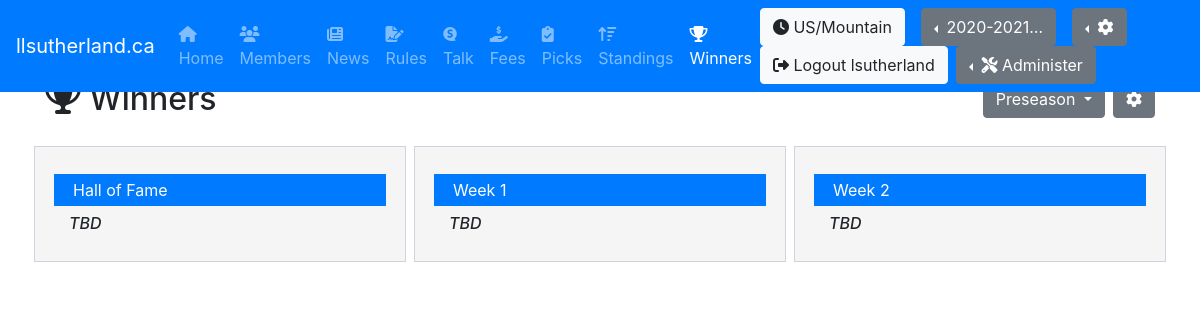
Page /winners/ (signed in) on the earlier database version.
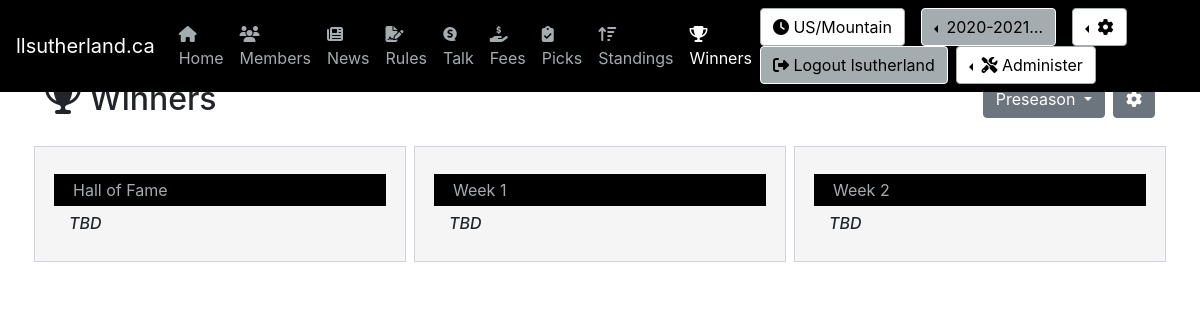
Same page on the later database version.
### pool/models.py (models this page shows, shortened)
class CustomUser(AbstractUser):
    US_EST = 'US/Eastern'
    TZS = [
        ('US/Alaska', 'US/Alaska'),
        ('US/Arizona','US/Arizona'),
        ('US/Central','US/Central'),
        (US_EST,'US/Eastern'),
        ('US/Hawaii','US/Hawaii'),
        ('US/Mountain','US/Mountain'),
        ('US/Pacific','US/Pacific'),
        ('Europe/Amsterdam','Europe/Amsterdam'),
        ('Europe/Athens','Europe/Athens'),
        ('Europe/Belgrade','Europe/Belgrade'),
        ('Europe/Berlin','Europe/Berlin'),
        ('Europe/Brussels','Europe/Brussels'),
        ('Europe/Bucharest','Europe/Bucharest'),
        ('Europe/Budapest','Europe/Budapest'),
        ('Europe/Copenhagen','Europe/Copenhagen'),
        ('Europe/Dublin','Europe/Dublin'),
        ('Europe/Gibraltar','Europe/Gibraltar'),
        ('Europe/Helsinki','Europe/Helsinki'),
        ('Europe/Istanbul','Europe/Istanbul'),
        ('Europe/Kiev','Europe/Kiev'),
        ('Europe/Lisbon','Europe/Lisbon'),
        ('Europe/London','Europe/London'),
        ('Europe/Luxembourg','Europe/Luxembourg'),
        ('Europe/Madrid','Europe/Madrid'),
        ('Europe/Malta','Europe/Malta'),
        ('Europe/Moscow','Europe/Moscow'),
        ('Europe/Oslo','Europe/Oslo'),
        ('Europe/Paris','Europe/Paris'),
        ('Europe/Prague','Europe/Prague'),
        ('Europe/Rome','Europe/Rome'),
        ('Europe/Sarajevo','Europe/Sarajevo'),
        ('Europe/Stockholm','Europe/Stockholm'),
        ('Europe/Vienna','Europe/Vienna'),
        ('Europe/Volgograd','Europe/Volgograd'),
        ('Europe/Warsaw','Europe/Warsaw'),
        ('Europe/Zurich','Europe/Zurich')
    ]
    username_validator = MyValidator()
    username = models.CharField(
        _('username'),
        max_length=150,
        unique=True,
        help_text=_('Required. 150 characters or fewer. Names and numbers only.'),
        validators=[username_validator],
            error_messages={
            'unique': _("A user with that username already exists."),
        },
    )
    mobile = models.CharField(max_length=20, blank=True, null=True)
    image = models.ImageField(upload_to='profile_image', blank=True, null=True)
    favorite_team = models.ForeignKey(Team, on_delete=models.CASCADE, blank=True, null=True)
    timezone = models.CharField(max_length=50, blank=False, null=False, default=US_EST, choices=TZS)

class Season(models.Model):
    name = models.CharField(max_length=50, blank=False, null=False)
    effective_date = models.DateField(blank=False, null=False)
    effective_end_date = models.DateField(blank=False, null=False)
    is_active = models.BooleanField(default=True)

class Winner(models.Model):
    user = models.ForeignKey(CustomUser, on_delete=models.CASCADE, blank=True, null=True)
    week = models.ForeignKey(Week, on_delete=models.CASCADE, blank=True, null=True)
    message = models.TextField(max_length=250, blank=True, null=True)

class Week(models.Model):
    name = models.CharField(max_length=50, blank=False, null=False)
    effective_date = models.DateField(blank=False, null=False)
    effective_end_date = models.DateField(blank=False, null=False)
    is_active = models.BooleanField(default=False)
    week_type = models.ForeignKey(WeekType, on_delete=models.CASCADE, null=False)
    season = models.ForeignKey(Season, on_delete=models.CASCADE, null=False)

### pool/views.py (the view)
# urls.py: path('winners/', WinnersView.as_view(), name='winners'),
class WinnersView(LoginRequiredMixin, ListView):
    template_name = 'winners/winners.html'
    def get(self, request):
        if not 'selected_week_type_id' in request.session:
            selected_week_type_id = 1
            request.session['selected_week_type_id'] = 1
        else:
            selected_week_type_id = request.session['selected_week_type_id']
        args = get_winners_args(request, selected_week_type_id)
        return render(request, self.template_name, args)

### pool/views.py (called while the page is built)
def get_current(request):
    current_season = None
    current_week = None
    seasons = []
    prefs = None
    request.session['django_timezone'] = request.user.timezone
    try:
        current_season = get_current_season(request)
        current_week = get_current_week(request)
        seasons = get_seasons()
        prefs = get_preferences(request)
    except Exception as e:
        print(e)
    return {
        'preferences' : prefs,
        'current_season': current_season,
        'current_week' : current_week,
        'seasons' : seasons
    }

def get_preferences(request):
    return Preferences.objects.get(user_id = request.user.id)

def get_seasons():
    return Season.objects.order_by('-effective_date')

def get_current_season(request):
    active_season = Season.objects.get(is_active=True)
    current_season_id = request.session['current_season_id']
    if not active_season.id == current_season_id:
        request.session['current_season_id'] = active_season.id
        return Season.objects.get(id=active_season.id)
    else:
        return Season.objects.get(id=current_season_id)

### utils/season_helper.py (called while the page is built)
def get_now():
    return timezone.now()

### pool/templates/winners/winners.html (shortened to what this page needs)
{% extends 'base.html' %}
{% block body %}
<div class="row">
  <div class="col">
    <h2 class="mb-4"><i class="fas fa-trophy"></i> Winners</h2>
  </div>
  <div class="col">
    {% include 'winners/week_selector.html' %}
  </div>
</div>
<div class="row mb-1">
{% for item in winners %}
    <div class="col-lg themed-grid-col m-1">
        {% if preferences.winners_page_layout_type.id == 1 %}
            {% include 'winners/list.html' %}
        {% elif preferences.winners_page_layout_type.id == 2 %}
            {% include 'winners/grid.html' %}
        {% else %}
            {% include 'winners/compact.html' %}
        {% endif %}
    </div>
{% endfor %}
</div>
{% endblock %}

### pool/templates/nav/fav-team.html (shortened to what the changed rows need)
<nav class="navbar navbar-expand-md navbar-dark fixed-top" style="background-color: {{user.favorite_team.color_01}};">
        <a class="navbar-brand" href="#">llsutherland.ca</a>
        <div class="collapse navbar-collapse" id="navbarCollapse">
            <ul class="navbar-nav mr-auto">
                <li class="nav-item">
                    <a class="nav-link" href="{% url 'home'  %}" style="{% if request.resolver_match.url_name == "home" %}color:{{user.favorite_team.color_02}};{% else %}color:{{user.favorite_team.color_03}};{% endif %}"><i class="fas fa-home"></i> Home</a>
                </li>
                <li class="nav-item">
                    <a class="nav-link" href="{% url 'members'  %}" style="{% if request.resolver_match.url_name == "members" %}color:{{user.favorite_team.color_02}};{% else %}color:{{user.favorite_team.color_03}};{% endif %}"><i class="fas fa-users"></i> Members</a>
                </li>
                <li class="nav-item">
                    <a class="nav-link" href="{% url 'news'  %}" style="{% if request.resolver_match.url_name == "news" %}color:{{user.favorite_team.color_02}};{% else %}color:{{user.favorite_team.color_03}};{% endif %}"><i class="fas fa-newspaper"></i> News</a>
                </li>
                <li class="nav-item">
                    <a class="nav-link" href="{% url 'rules'  %}" style="{% if request.resolver_match.url_name == "rules" %}color:{{user.favorite_team.color_02}};{% else %}color:{{user.favorite_team.color_03}};{% endif %}"><i class="fas fa-file-signature"></i> Rules</a>
                </li>
                <li class="nav-item">
                    <a class="nav-link" href="{% url 'talk'  %}" style="{% if request.resolver_match.url_name == "talk" %}color:{{user.favorite_team.color_02}};{% else %}color:{{user.favorite_team.color_03}};{% endif %}"><i class="fab fa-speakap"></i> Talk</a>
                </li>
                <li class="nav-item">
                    <a class="nav-link" href="{% url 'fees'  %}" style="{% if request.resolver_match.url_name == "fees" %}color:{{user.favorite_team.color_02}};{% else %}color:{{user.favorite_team.color_03}};{% endif %}"><i class="fas fa-hand-holding-usd"></i> Fees</a>
                </li>
                <li class="nav-item">
                    <a class="nav-link" href="{% url 'picks'  %}" style="{% if request.resolver_match.url_name == "picks" %}color:{{user.favorite_team.color_02}};{% else %}color:{{user.favorite_team.color_03}};{% endif %}"><i class="fas fa-clipboard-check"></i> Picks</a>
                </li>
                <li class="nav-item">
                    <a class="nav-link" href="{% url 'standings'  %}" style="{% if request.resolver_match.url_name == "standings" %}color:{{user.favorite_team.color_02}};{% else %}color:{{user.favorite_team.color_03}};{% endif %}"><i class="fas fa-sort-amount-up"></i> Standings</a>
                </li>
                <li class="nav-item">
                    <a class="nav-link" href="{% url 'winners'  %}" style="{% if request.resolver_match.url_name == "winners" %}color:{{user.favorite_team.color_02}};{% else %}color:{{user.favorite_team.color_03}};{% endif %}"><i class="fas fa-trophy"></i> Winners</a>
                </li>
            </ul>
            <form class="form-inline mt-2 mt-md-0">
            <a class="btn btn-light mr-2 my-2 my-sm-0" href="" style="background-color:{{user.favorite_team.color_02}};color:{{user.favorite_team.color_01}};border-color:{{user.favorite_team.color_03}}"><i class="fas fa-clock"></i> {{request.session.django_timezone}}</a>
            {% if current_season %}
                <div class="dropdown dropleft pl-2 pr-2">
                    <a class="btn btn-secondary dropdown-toggle" style="background-color:{{user.favorite_team.color_03}};color:{{user.favorite_team.color_01}};border-color:{{user.favorite_team.color_02}}" href="#" role="button" id="dropdownSeason" data-toggle="dropdown" aria-haspopup="true" aria-expanded="false">
                        {{current_season.name| truncatechars:10}}
                    </a>
            {% endif %}
                </div>
                <div class="dropdown dropleft pl-2 pr-2">
                    <a class="btn btn-secondary dropdown-toggle" style="background-color:{{user.favorite_team.color_02}};color:{{user.favorite_team.color_01}};border-color:{{user.favorite_team.color_03}}" href="#" role="button" id="dropdownProfile" data-toggle="dropdown" aria-haspopup="true" aria-expanded="false">
                        <i class="fas fa-cog"></i>
                    </a>
                </div>
                <a class="btn btn-success mr-2 my-2 my-sm-0" href="{% url 'logout' %}" style="background-color:{{user.favorite_team.color_03}};color:{{user.favorite_team.color_01}};border-color:{{user.favorite_team.color_02}}"><i class="fas fa-sign-out-alt"></i> Logout {{user.username}}</a>
                {% if user.is_staff %}
                    <div class="dropdown dropleft">
                        <button class="btn btn-secondary dropdown-toggle" style="background-color:{{user.favorite_team.color_02}};color:{{user.favorite_team.color_01}};border-color:{{user.favorite_team.color_03}}" type="button" id="dropdownMenuButton" data-toggle="dropdown" aria-haspopup="true" aria-expanded="false">
                            <i class="fas fa-tools"></i> Administer
                        </button>
                    </div>
                {% endif %}
            </form>
        </div>
    </nav>

### pool/templates/winners/list.html (shortened to what this page needs)
<div class="row m-1">
    <div class="col-lg">
        {% if user.favorite_team %}
            <div class="row p-1 mt-2 mb-2" style="background-color:{{user.favorite_team.color_01}};color:{{user.favorite_team.color_03}};border-color:{{user.favorite_team.color_03}}">
        {% else %}
            <div class="row p-1 mt-2 mb-2 bg-primary text-white">
        {% endif %}
            {% if item.week %}
                <div class="col-lg text-left">{{item.week.name}}</div>
            {% else %}
                <div class="col-lg text-left">{{item.message}}</div>
            {% endif %}
        </div>
        <div class="row">
            <div class="col-lg">
                {% if item.user %}
                    <h6>{{item.user}}</h6>
                {% else %}
                    <h6 class="font-italic">TBD</h6>
                {% endif %}
            </div>
        </div>
    </div>
</div>

### pool/templates/nav/no-fav-team.html (shortened to what this page needs)
<nav class="navbar navbar-expand-md navbar-dark fixed-top bg-primary">
        <a class="navbar-brand" href="#">llsutherland.ca</a>
        <div class="collapse navbar-collapse" id="navbarCollapse">
            <ul class="navbar-nav mr-auto">
                <li class="nav-item">
                    <a class="nav-link {% if request.resolver_match.url_name == "home" %}active{% endif %}" href="{% url 'home'  %}"><i class="fas fa-home"></i> Home</a>
                </li>
                <li class="nav-item">
                    <a class="nav-link {% if request.resolver_match.url_name == "members" %}active{% endif %}" href="{% url 'members'  %}"><i class="fas fa-users"></i> Members</a>
                </li>
                <li class="nav-item">
                    <a class="nav-link {% if request.resolver_match.url_name == "news" %}active{% endif %}" href="{% url 'news'  %}"><i class="fas fa-newspaper"></i> News</a>
                </li>
                <li class="nav-item">
                    <a class="nav-link {% if request.resolver_match.url_name == "rules" %}active{% endif %}" href="{% url 'rules'  %}"><i class="fas fa-file-signature"></i> Rules</a>
                </li>
                <li class="nav-item">
                    <a class="nav-link {% if request.resolver_match.url_name == "talk" %}active{% endif %}" href="{% url 'talk'  %}"><i class="fab fa-speakap"></i> Talk</a>
                </li>
                <li class="nav-item">
                    <a class="nav-link {% if request.resolver_match.url_name == "fees" %}active{% endif %}" href="{% url 'fees'  %}"><i class="fas fa-hand-holding-usd"></i> Fees</a>
                </li>
                <li class="nav-item">
                    <a class="nav-link {% if request.resolver_match.url_name == "picks" %}active{% endif %}" href="{% url 'picks' %}"><i class="fas fa-clipboard-check"></i> Picks</a>
                </li>
                <li class="nav-item">
                    <a class="nav-link {% if request.resolver_match.url_name == "standings" %}active{% endif %}" href="{% url 'standings'%}""><i class="fas fa-sort-amount-up"></i> Standings</a>
                </li>
                <li class="nav-item">
                    <a class="nav-link {% if request.resolver_match.url_name == "winners" %}active{% endif %}" href="{% url 'winners'  %}"><i class="fas fa-trophy"></i> Winners</a>
                </li>
            </ul>
            <form class="form-inline mt-2 mt-md-0">
                <a class="btn btn-light mr-2 my-2 my-sm-0" href=""><i class="fas fa-clock"></i> {{request.session.django_timezone}}</a>
                <div class="dropdown dropleft pl-2 pr-2">
                {% if current_season %}
                    <a class="btn btn-secondary dropdown-toggle" href="#" role="button" id="dropdownSeason" data-toggle="dropdown" aria-haspopup="true" aria-expanded="false">
                        {{current_season.name | truncatechars:10}}
                    </a>
                {% endif %}
                </div>
                <div class="dropdown dropleft pl-2 pr-2">
                    <a class="btn btn-secondary dropdown-toggle" href="#" role="button" id="dropdownProfile" data-toggle="dropdown" aria-haspopup="true" aria-expanded="false">
                        <i class="fas fa-cog"></i>
                    </a>
                </div>
                <a class="btn btn-light mr-2 my-2 my-sm-0" href="{% url 'logout' %}"><i class="fas fa-sign-out-alt"></i> Logout {{user.username}}</a>
                {% if user.is_staff %}
                    <div class="dropdown dropleft">
                        <button class="btn btn-secondary dropdown-toggle" type="button" id="dropdownMenuButton" data-toggle="dropdown" aria-haspopup="true" aria-expanded="false">
                            <i class="fas fa-tools"></i> Administer
                        </button>
                    </div>
                {% endif %}
            </form>
        </div>
    </nav>

Differences in the rows shown:
changed CustomUser "US/Mountain": favorite_team_id empty → 25 (drawn)
